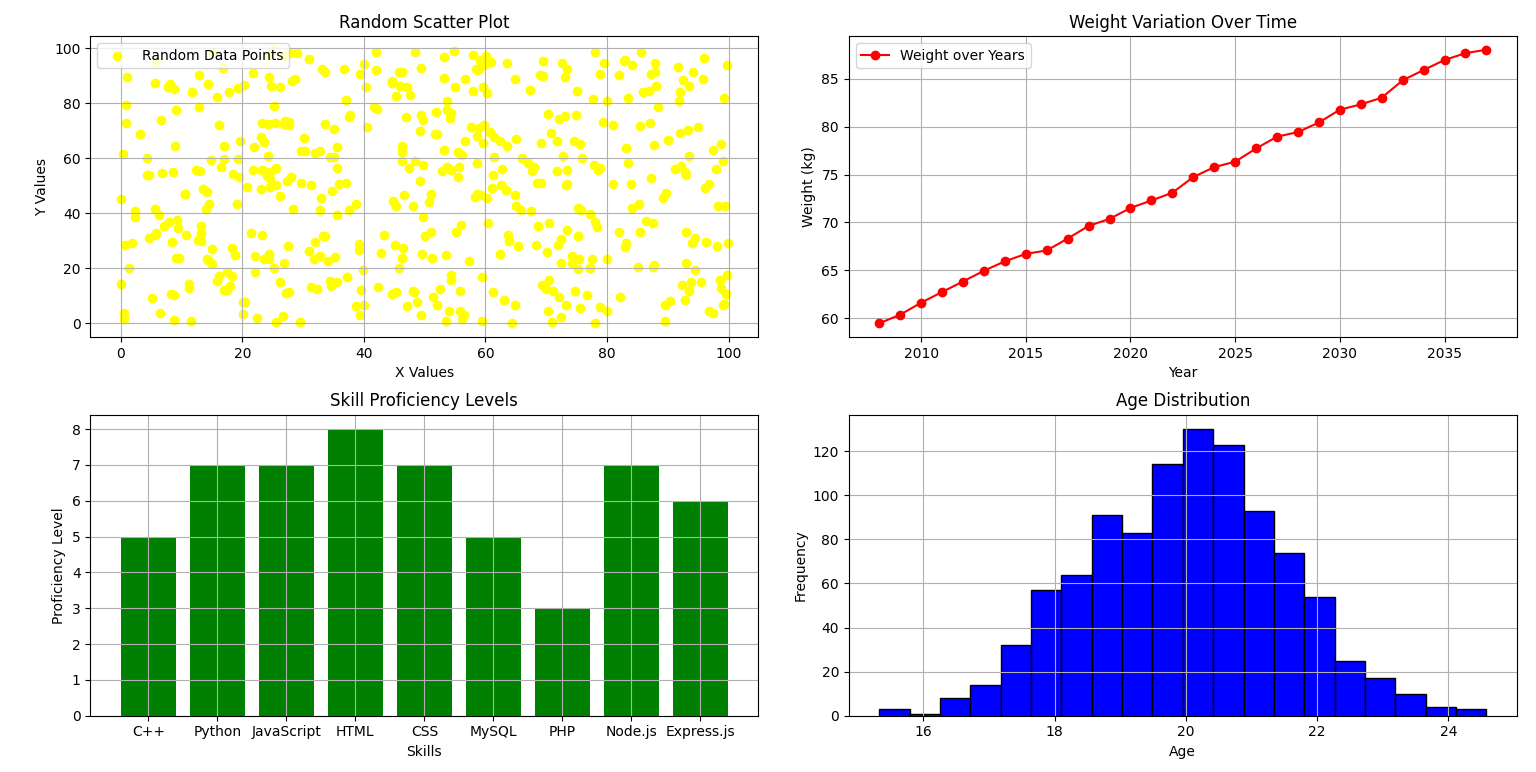

Reproduce this figure in Python.
import numpy as np
import matplotlib.pyplot as plt

# Data for bar chart
skills = ["C++", "Python", "JavaScript", "HTML", "CSS", "MySQL", "PHP", "Node.js", "Express.js"]
skill_levels = [5, 7, 7, 8, 7, 5, 3, 7, 6]

# Data for line chart
rng = np.random.default_rng()
years = [2008 + i for i in range(30)]
weights = [60 + i + rng.random() * -1 for i in range(30)]

# Data for scatter plot
x_data = rng.random(500) * 100
y_data = rng.random(500) * 100

# Data for histogram
ages = np.random.normal(20, 1.5, 1000)

# Plot configuration
plt.figure(figsize=(12, 8))

# Scatter plot
plt.subplot(2, 2, 1)
plt.scatter(x_data, y_data, c="yellow", label="Random Data Points")
plt.title("Random Scatter Plot")
plt.xlabel("X Values")
plt.ylabel("Y Values")
plt.grid(True)
plt.legend()

# Line chart
plt.subplot(2, 2, 2)
plt.plot(years, weights, c="red", marker="o", label="Weight over Years")
plt.title("Weight Variation Over Time")
plt.xlabel("Year")
plt.ylabel("Weight (kg)")
plt.grid(True)
plt.legend()

# Bar chart
plt.subplot(2, 2, 3)
plt.bar(skills, skill_levels, color="green")
plt.title("Skill Proficiency Levels")
plt.xlabel("Skills")
plt.ylabel("Proficiency Level")
plt.grid(True)

# Histogram
plt.subplot(2, 2, 4)
plt.hist(ages, bins=20, color="blue", edgecolor="black")
plt.title("Age Distribution")
plt.xlabel("Age")
plt.ylabel("Frequency")
plt.grid(True)

plt.tight_layout()
plt.show()
